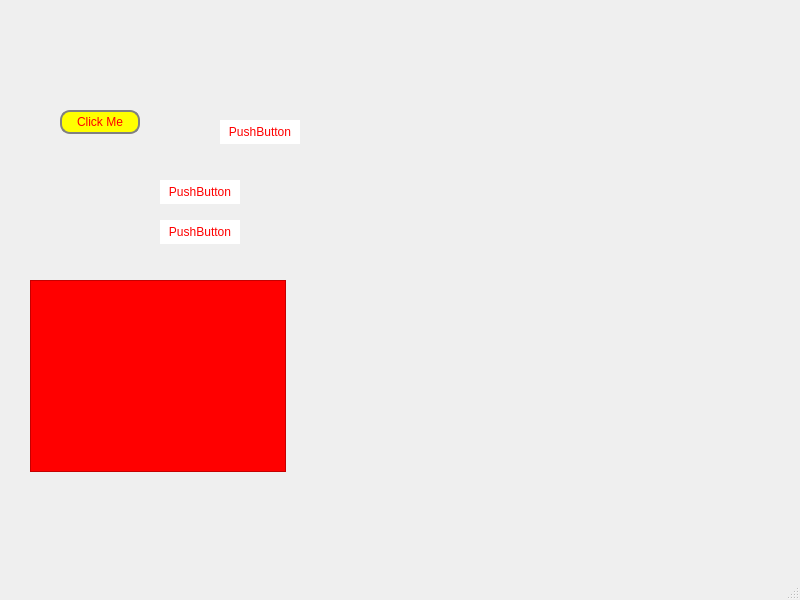
<?xml version="1.0" encoding="UTF-8"?>
<ui version="4.0">
 <class>MainWindow</class>
 <widget class="QMainWindow" name="MainWindow">
  <property name="geometry">
   <rect>
    <x>0</x>
    <y>0</y>
    <width>800</width>
    <height>600</height>
   </rect>
  </property>
  <property name="windowTitle">
   <string>MainWindow</string>
  </property>
  <property name="styleSheet">
   <string notr="true">QPushButton#pushButton{

border: 2px solid gray;
border-radius: 10px;
padding: 0 8px;
background: yellow;

}

QPushButton{

border: 0px;
padding: 0 8px;
background: white;
color: red;

}

QListWidget{

background: red;

}</string>
  </property>
  <widget class="QWidget" name="centralwidget">
   <widget class="QPushButton" name="pushButton">
    <property name="geometry">
     <rect>
      <x>60</x>
      <y>110</y>
      <width>80</width>
      <height>24</height>
     </rect>
    </property>
    <property name="text">
     <string>Click Me</string>
    </property>
   </widget>
   <widget class="QPushButton" name="pushButton_2">
    <property name="geometry">
     <rect>
      <x>160</x>
      <y>220</y>
      <width>80</width>
      <height>24</height>
     </rect>
    </property>
    <property name="text">
     <string>PushButton</string>
    </property>
   </widget>
   <widget class="QPushButton" name="pushButton_3">
    <property name="geometry">
     <rect>
      <x>160</x>
      <y>180</y>
      <width>80</width>
      <height>24</height>
     </rect>
    </property>
    <property name="text">
     <string>PushButton</string>
    </property>
   </widget>
   <widget class="QPushButton" name="pushButton_4">
    <property name="geometry">
     <rect>
      <x>220</x>
      <y>120</y>
      <width>80</width>
      <height>24</height>
     </rect>
    </property>
    <property name="text">
     <string>PushButton</string>
    </property>
   </widget>
   <widget class="QListWidget" name="listWidget">
    <property name="geometry">
     <rect>
      <x>30</x>
      <y>280</y>
      <width>256</width>
      <height>192</height>
     </rect>
    </property>
   </widget>
  </widget>
  <widget class="QMenuBar" name="menubar">
   <property name="geometry">
    <rect>
     <x>0</x>
     <y>0</y>
     <width>800</width>
     <height>21</height>
    </rect>
   </property>
  </widget>
  <widget class="QStatusBar" name="statusbar"/>
 </widget>
 <resources/>
 <connections/>
</ui>
